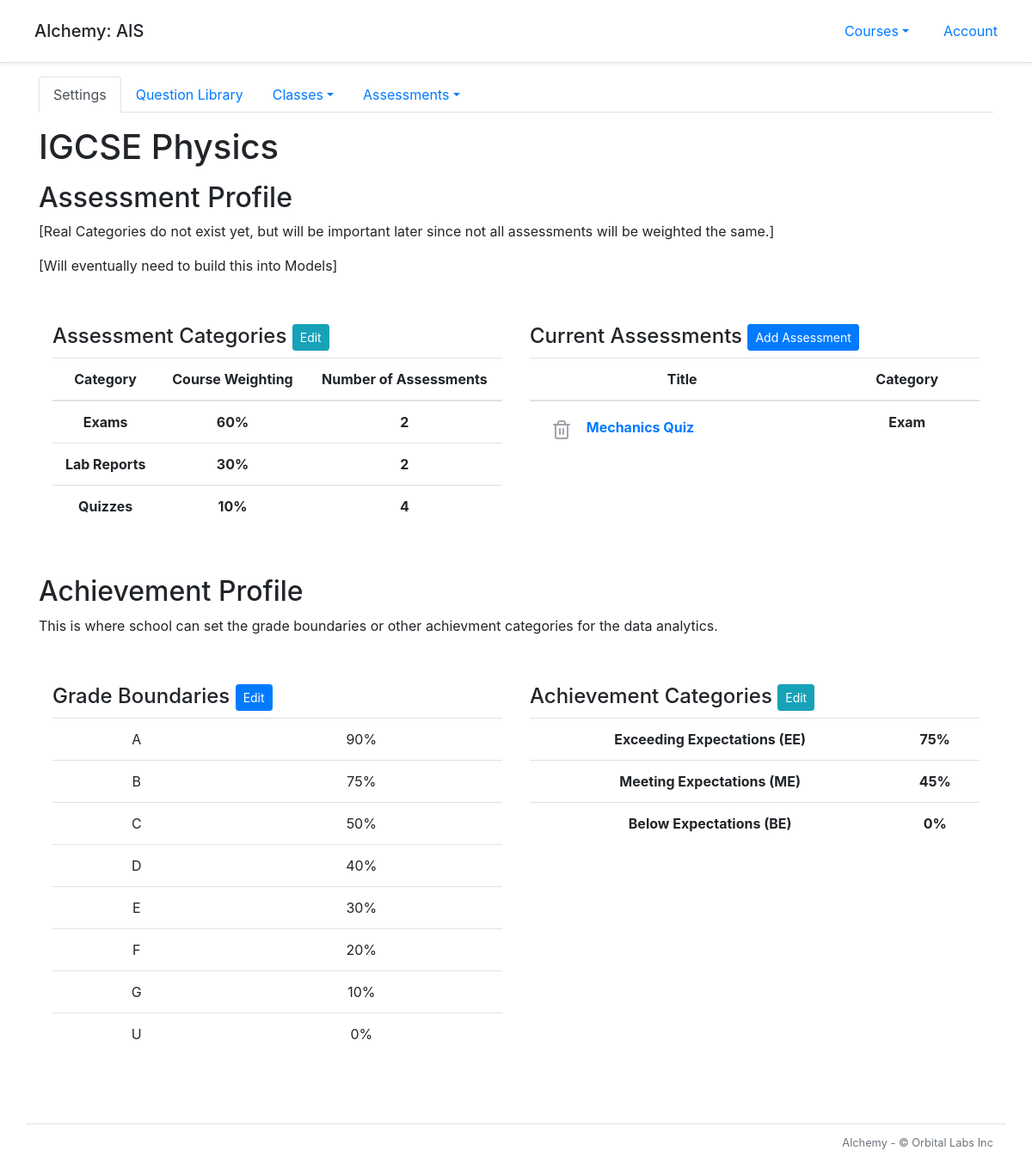
The page /course/3/ on the database as committed earlier.
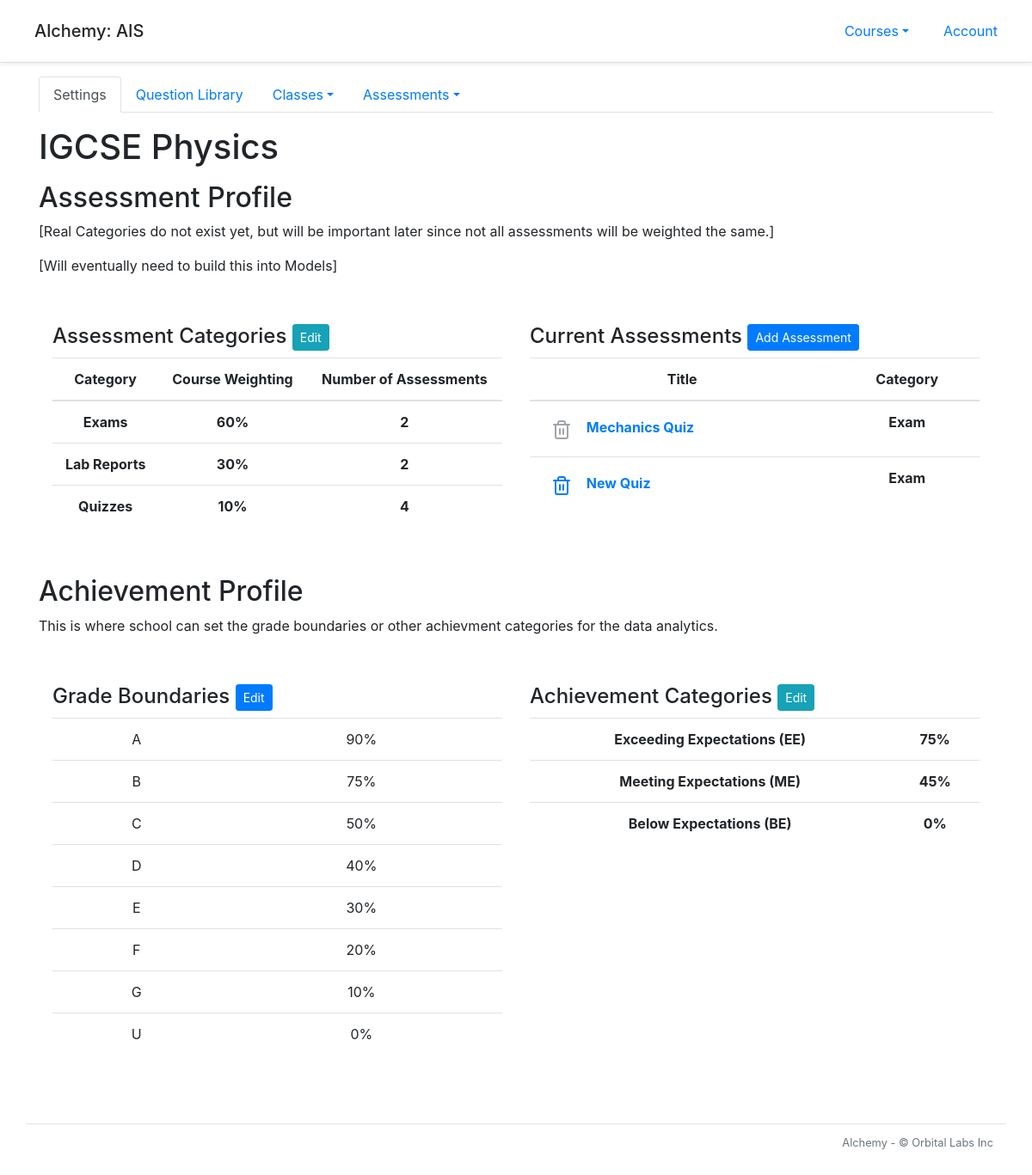
The same page on the database as committed later.
### alchemy/models.py (models this page shows, shortened)
class Account(db.Model):
    __tablename__ = 'account'
    id = db.Column(db.Integer, primary_key=True)
    name = db.Column(db.String(50))
    courses = db.relationship('Course', backref='account')

class Course(db.Model):
    __tablename__ = 'course'
    id = db.Column(db.Integer, primary_key=True)
    name = db.Column(db.String(20), nullable=False)
    account_id = db.Column(db.Integer, db.ForeignKey('account.id'))
    questions = db.relationship('Question', backref = 'q_course')
    tags = db.relationship('Tag', backref='tag_course')
    clazzes = db.relationship('Clazz', backref='course')
    papers = db.relationship('Paper', backref='course')
    grade_levels = db.relationship('GradeLevel', backref='grade_levels')
    def order_grade_levels(self):
        self.grade_levels.sort(key=lambda x: x.lower_bound,  reverse = True)

class Paper(db.Model):
    __tablename__ = 'paper'
    id = db.Column(db.Integer, primary_key=True)
    title = db.Column(db.String(50), nullable=False)
    scores = db.relationship('Score', backref='paper')
    paper_questions = db.relationship('PaperQuestion', back_populates='paper')
    course_id = db.Column(db.Integer, db.ForeignKey('course.id'))
    @sqlalchemy.orm.reconstructor
    def __paper_construct__(self):
        self.build_profile()
    def build_profile(self):
        self.profile = paper_profile.PaperProfile()
        self.profile.total_questions = len(self.paper_questions)
        tag_list = []
        for paper_question in self.paper_questions:
            self.profile.total_points += paper_question.question.points
            for t in paper_question.question.tags:
                if t not in tag_list:
                    tag_list.append(t)
        for t in tag_list:
            new_tag_profile = paper_profile.build_tag_profile(self, t)
            new_tag_profile.calculate_q_percentage(self.profile)
            new_tag_profile.calculate_p_percentage(self.profile)
            self.profile.tag_profile_list.append(new_tag_profile)

class GradeLevel(db.Model):
    __tablename__ = 'grade_level'
    id = db.Column(db.Integer, primary_key=True)
    grade = db.Column(db.String())
    lower_bound = db.Column(db.Integer)
    upper_bound = db.Column(db.Integer)
    course_id = db.Column(db.Integer, db.ForeignKey('course.id'), nullable=False)

### alchemy/views/course.py (the view)
@bp_course.route('/')
def index():
    g.course.order_grade_levels()
    return flask.render_template('course/index.html')

### alchemy/views/account.py (called while the page is built)
@bp_account.url_defaults
def bp_account_url_defaults(endpoint, values):
    if 'account_id' not in values:
        values['account_id'] = g.account.id

### alchemy/views/clazz.py (called while the page is built)
@bp_clazz.url_defaults
def url_defaults(endpoint, values):
    if 'clazz_id' not in values:
        values['clazz_id'] = g.clazz.id

### alchemy/views/course.py (called while the page is built)
@bp_course.url_value_preprocessor
def url_value_preprocessor(endpoint, values):
    g.course = models.Course.query.get_or_404(values.pop('course_id'))
    g.account = models.Account.query.get_or_404(g.course.account_id)

@bp_course.url_defaults
def url_defaults(endpoint, values):
    if 'course_id' not in values:
        values['course_id'] = g.course.id

@bp_course.before_request
def before_request():
    if 'html_title' not in g:
        g.html_title = f'Course - {g.course.name}'

### alchemy/views/paper.py (called while the page is built)
@bp_paper.url_defaults
def url_defaults(endpoint, values):
    if 'paper_id' not in values:
        values['paper_id'] = g.paper.id if 'paper' in g else 0

### alchemy/views/profile.py (called while the page is built)
def build_tag_profile(paper, tag):
    allocated_questions = 0
    allocated_points = 0
    for paper_question in paper.paper_questions:
        for t in paper_question.question.tags:
            if t.name == tag.name:
                allocated_questions += 1
                allocated_points += paper_question.question.points
    tag_profile = TagProfile(tag, allocated_questions, allocated_points)
    return tag_profile

    def calculate_q_percentage(self, paper_profile):
        q_percentage = self.allocated_questions/paper_profile.total_questions*100
        self.question_percentage = round(q_percentage, 1)

    def calculate_p_percentage(self, paper_profile):
        p_percentage = self.allocated_points/paper_profile.total_points*100
        self.points_percentage = round(p_percentage, 1)

### alchemy/templates/course/index.html (shortened to what this page needs)
{% extends "course/course_layout.html" %}
{% block course_main_content %}
<main role="main">
  <h1 class="my-3">{{ g.course.name }}</h1>
  <h2>Assessment Profile</h2>
  <p>[Real Categories do not exist yet, but will be important later since not all assessments will be weighted the same.]</p>
  <p>[Will eventually need to build this into Models]</p>
  <br>
  <div class="profile">
    <div>
      <h4>Assessment Categories <button class="btn btn-info btn-sm"><a>Edit</a></button></h4>
      <table class="table table-hover text-center">
        <thead>
          <th>Category</th>
          <th>Course Weighting</th>
          <th>Number of Assessments</th>
        </thead>
        <tr>
          <th>Exams</th>
          <th>60%</th>
          <th>2</th>
        </tr>
        <tr>
          <th>Lab Reports</th>
          <th>30%</th>
          <th>2</th>
        </tr>
        <tr>
          <th>Quizzes</th>
          <th>10%</th>
          <th>4</th>
        </tr>
      </table>
    </div>
    <div class="achievement_categories">
      <h4>Current Assessments <button class="btn btn-primary btn-sm" data-toggle="modal" data-target="#paper_create_modal"><a>Add Assessment</a></button></h4>
      <table class="table table-hover text-center">
        <thead>
          <th>Title</th>
          <th>Category</th>
        </thead>
        {% for paper in g.course.papers %}
        <tr>
          <th>
            <div align="left">
              <a class="btn btn-link {{ 'disabled' if paper.scores }}" aria-label="Delete paper" href="{{ url_for('course.paper.remove', paper_id=paper.id) }}">
                <span data-feather="trash-2"></span>
              </a>
              <a href="{{ url_for('course.paper.index', paper_id=paper.id) }}">{{ paper.title }}</a>
            </div>
          </th>
          <th>Exam</th>
        </tr>
        {% endfor %}
      </table>
    </div>
  </div>
  <br>
  {% import "course/grade_levels_form_macro.html" as grades_form %}
  <h2>Achievement Profile</h2>
  <p>This is where school can set the grade boundaries or other achievment categories for the data analytics.</p>
  <br>
  <div class="profile">
    <div class="grade_boundaries">
      <h4>Grade Boundaries <button type="button" class="btn btn-primary btn-sm" data-toggle="modal" data-target="#exampleModal">Edit</h4>
      <table class="table table-hover text-center">
        {% for grade in g.course.grade_levels %}
          <tr>
            <td>{{ grade.grade }}</td>
            <td>{{ grade.lower_bound }}%</td>
          </tr>
        {% endfor %}
      </table>
    </div>
    <div class="achievement_categories">
      <h4>Achievement Categories <button class="btn btn-info btn-sm"><a>Edit</a></button></h4>
      <table class="table table-hover text-center">
        <tr>
          <th>Exceeding Expectations (EE)</th>
          <th>75%</th>
        </tr>
        <tr>
          <th>Meeting Expectations (ME)</th>
          <th>45%</th>
        </tr>
        <tr>
          <th>Below Expectations (BE)</th>
          <th>0%</th>
        </tr>
      </table>
    </div>
  </div>
</main>
{% endblock course_main_content %}

### alchemy/templates/course/course_layout.html (shortened to what this page needs)
{% include "layout_start.html" %}
<div class="container">
  <ul class="nav nav-tabs">
    <li class="nav-item">
      <a class="nav-link {{ 'active' if request.endpoint == 'course.index' }}" href="{{ url_for('course.index', course_id=g.course.id) }}">Settings</a>
    </li>
    <li class="nav-item">
      <a class="nav-link {{ 'active' if request.endpoint == 'course.library.index' }}" href="{{ url_for('course.library.index') }}">Question Library</a>
    </li>
    <li class="nav-item dropdown">
      <a class="nav-link dropdown-toggle" data-toggle="dropdown" href="#" role="button" aria-haspopup="true" aria-expanded="false">Classes</a>
    </li>
    <li class="nav-item dropdown">
      <a class="nav-link dropdown-toggle {{ 'active' if request.endpoint == 'course.paper.index' or request.endpoint == 'course.paper.edit' }}" data-toggle="dropdown" href="#" role="button" aria-haspopup="true" aria-expanded="false">Assessments</a>
    </li>
  </ul>
  {% block course_main_content %}
  {% endblock course_main_content %}
</div>
{% import "course/paper_new_or_edit_macro.html" as paper_create_modal %}
{% include "layout_end.html" %}

### alchemy/templates/layout_start.html (shortened to what this page needs)
<!doctype html>
<html lang="en">
  <head>
      <link rel="stylesheet" href="https://stackpath.bootstrapcdn.com/bootstrap/4.5.0/css/bootstrap.min.css">
      <link rel="stylesheet" type="text/css" href="{{ url_for('static', filename='card-body.css') }}">
    </head>
    <body>
      <div class="d-flex flex-column flex-md-row align-items-center p-3 px-md-4 mb-3 bg-white border-bottom shadow-sm">
        <h5 class="my-1 ml-3 mr-md-auto">Alchemy: {{ g.account.name }}</h5>
        <ul class="nav nav-pills">
          <li class="nav-item dropdown mr-2">
            <a class="nav-link dropdown-toggle" data-toggle="dropdown" href="#" role="button" aria-haspopup="true" aria-expanded="false">Courses</a>
          </li>
          <li class="nav-item">
            <a class="nav-link {{ 'active' if request.endpoint == 'bp_account.index' }}" href="{{ url_for('bp_account.index')}}">Account</a>
          </li>
        </ul>
      </div>

### alchemy/templates/layout_end.html (shortened to what this page needs)
    <footer class="pt-2 my-5 border-top container text-right">
        <small class="text-muted">Alchemy - &copy; Orbital Labs Inc</small>
    </footer>
  </body>
</html>

### alchemy/templates/course/index.html (style rules this page uses)
.profile { display: grid; grid-template-columns: 1fr 1fr; }
.profile > div { margin: 1em; }
.grade_boundaries { grid-column:1; grid-row:1/2; }
.achievement_categories { grid-column:2; grid-row:1/2; }

Rows that differ between the two databases and show on the page:
added Paper: title "New Quiz"
